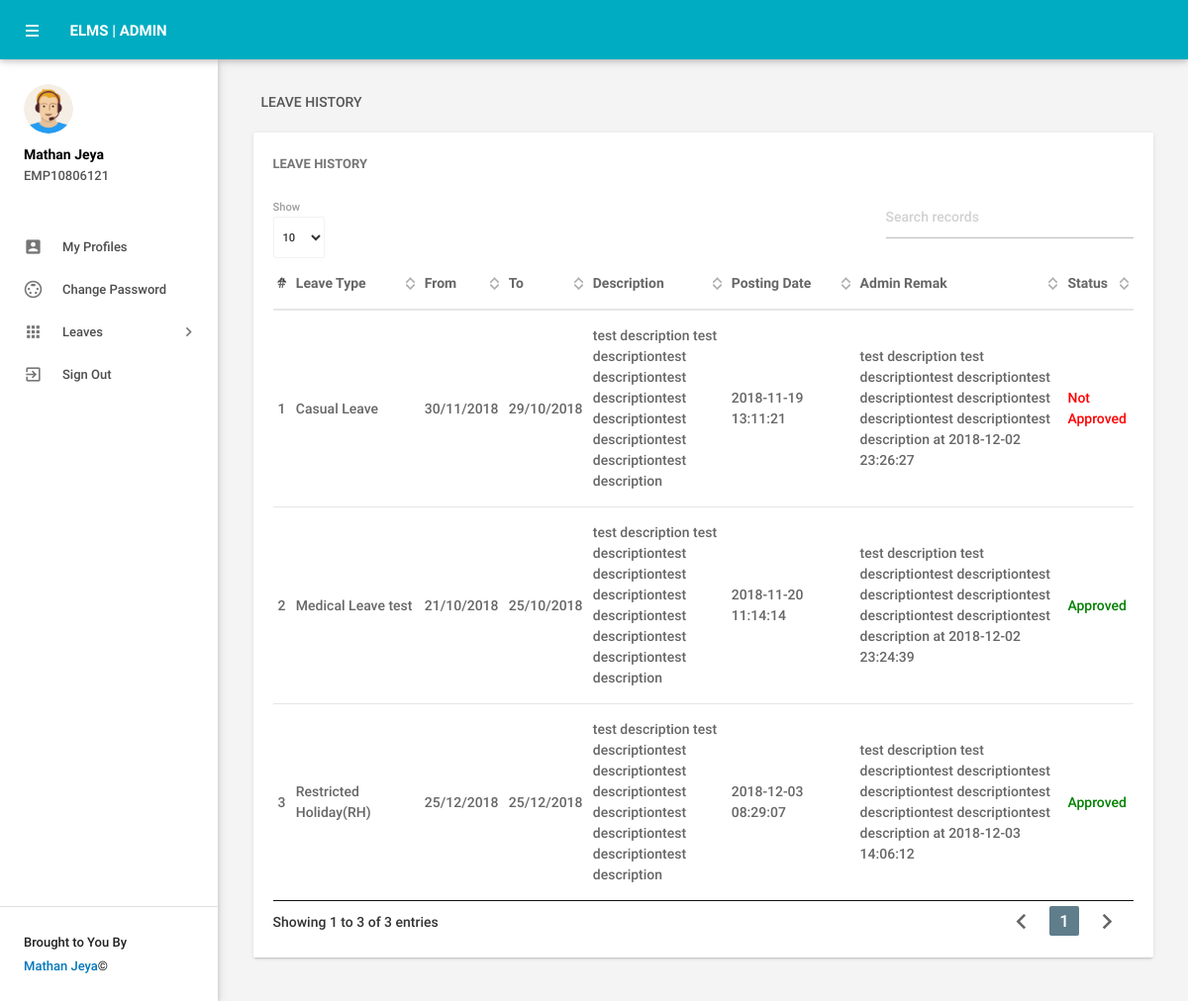
/leavehistory.php (signed in), run on the app's committed database.
### tables this page shows
CREATE TABLE `tblemployees` (
  `id` int(11) NOT NULL,
  `EmpId` varchar(100) NOT NULL,
  `FirstName` varchar(150) NOT NULL,
  `LastName` varchar(150) NOT NULL,
  `EmailId` varchar(200) NOT NULL,
  `Password` varchar(180) NOT NULL,
  `Gender` varchar(100) NOT NULL,
  `Dob` varchar(100) NOT NULL,
  `Department` varchar(255) NOT NULL,
  `Address` varchar(255) NOT NULL,
  `City` varchar(200) NOT NULL,
  `Country` varchar(150) NOT NULL,
  `Phonenumber` char(11) NOT NULL,
  `Status` int(1) NOT NULL,
  `RegDate` timestamp NOT NULL DEFAULT CURRENT_TIMESTAMP
);

CREATE TABLE `tblleaves` (
  `id` int(11) NOT NULL,
  `LeaveType` varchar(110) NOT NULL,
  `ToDate` varchar(120) NOT NULL,
  `FromDate` varchar(120) NOT NULL,
  `Description` mediumtext NOT NULL,
  `PostingDate` timestamp NOT NULL DEFAULT CURRENT_TIMESTAMP,
  `AdminRemark` mediumtext,
  `AdminRemarkDate` varchar(120) DEFAULT NULL,
  `Status` int(1) NOT NULL,
  `IsRead` int(1) NOT NULL,
  `empid` int(11) DEFAULT NULL
);

### leavehistory.php (the view, shortened to what this page needs)
<?php
include('includes/config.php');
if(strlen($_SESSION['emplogin'])==0)
    {
header('location:index.php');
}
else{
 ?>
<!DOCTYPE html>
<html lang="en">
    <head>
        <link type="text/css" rel="stylesheet" href="assets/plugins/materialize/css/materialize.min.css"/>
        <link href="assets/plugins/material-preloader/css/materialPreloader.min.css" rel="stylesheet">
        <link href="assets/plugins/datatables/css/jquery.dataTables.min.css" rel="stylesheet">
        <link href="assets/css/alpha.min.css" rel="stylesheet" type="text/css"/>
        <link href="assets/css/custom.css" rel="stylesheet" type="text/css"/>
    </head>
    <body>
       <?php include('includes/header.php');?>
       <?php include('includes/sidebar.php');?>
            <main class="mn-inner">
                <div class="row">
                    <div class="col s12">
                        <div class="page-title">Leave History</div>
                    </div>
                    <div class="col s12 m12 l12">
                        <div class="card">
                            <div class="card-content">
                                <span class="card-title">Leave History</span>
                                <table id="example" class="display responsive-table ">
                                    <thead>
                                        <tr>
                                            <th>#</th>
                                            <th width="120">Leave Type</th>
                                            <th>From</th>
                                            <th>To</th>
                                             <th>Description</th>
                                             <th width="120">Posting Date</th>
                                            <th width="200">Admin Remak</th>
                                            <th>Status</th>
                                        </tr>
                                    </thead>
                                    <tbody>
<?php
$eid=$_SESSION['eid'];
$sql = "SELECT LeaveType,ToDate,FromDate,Description,PostingDate,AdminRemarkDate,AdminRemark,Status from tblleaves where empid=:eid";
$query = $dbh -> prepare($sql);
$query->bindParam(':eid',$eid,PDO::PARAM_STR);
$query->execute();
$results=$query->fetchAll(PDO::FETCH_OBJ);
$cnt=1;
if($query->rowCount() > 0)
{
foreach($results as $result)
{               ?>
                                        <tr>
                                            <td> <?php echo htmlentities($cnt);?></td>
                                            <td><?php echo htmlentities($result->LeaveType);?></td>
                                            <td><?php echo htmlentities($result->ToDate);?></td>
                                            <td><?php echo htmlentities($result->FromDate);?></td>
                                           <td><?php echo htmlentities($result->Description);?></td>
                                            <td><?php echo htmlentities($result->PostingDate);?></td>
                                            <td><?php if($result->AdminRemark=="")
                                            {
echo htmlentities('waiting for approval');
                                            } else
{
 echo htmlentities(($result->AdminRemark)." "."at"." ".$result->AdminRemarkDate);
}
                                            ?></td>
                                                                                 <td><?php $stats=$result->Status;
if($stats==1){
                                             ?>
                                                 <span style="color: green">Approved</span>
                                                 <?php } if($stats==2)  { ?>
                                                <span style="color: red">Not Approved</span>
                                                 <?php } if($stats==0)  { ?>
 <span style="color: blue">waiting for approval</span>
 <?php } ?>
                                             </td>
                                        </tr>
                                         <?php $cnt++;} }?>
                                    </tbody>
                                </table>
                            </div>
                        </div>
                    </div>
                </div>
            </main>
        </div>
        <div class="left-sidebar-hover"></div>
    </body>
</html>
<?php } ?>

### includes/header.php (shortened to what this page needs)
<div class="mn-content fixed-sidebar">
    <header class="mn-header navbar-fixed">
        <nav class="cyan darken-1">
            <div class="nav-wrapper row">
                <section class="material-design-hamburger navigation-toggle">
                    <a href="#" data-activates="slide-out" class="button-collapse show-on-large material-design-hamburger__icon">
                        <span class="material-design-hamburger__layer"></span>
                    </a>
                </section>
                <div class="header-title col s3">
                    <span class="chapter-title">ELMS | Admin</span>
                </div>
            </div>
        </nav>
    </header>

### includes/sidebar.php (shortened to what this page needs)
     <aside id="slide-out" class="side-nav white fixed">
                <div class="side-nav-wrapper">
                    <div class="sidebar-profile">
                        <div class="sidebar-profile-image">
                            <img src="assets/images/profile-image.png" class="circle" alt="">
                        </div>
                        <div class="sidebar-profile-info">
                    <?php
$eid=$_SESSION['eid'];
$sql = "SELECT FirstName,LastName,EmpId from  tblemployees where id=:eid";
$query = $dbh -> prepare($sql);
$query->bindParam(':eid',$eid,PDO::PARAM_STR);
$query->execute();
$results=$query->fetchAll(PDO::FETCH_OBJ);
if($query->rowCount() > 0)
{
foreach($results as $result)
{               ?>
                                <p><?php echo htmlentities($result->FirstName." ".$result->LastName);?></p>
                                <span><?php echo htmlentities($result->EmpId)?></span>
                         <?php }} ?>
                        </div>
                    </div>
                <ul class="sidebar-menu collapsible collapsible-accordion" data-collapsible="accordion">
  <li class="no-padding"><a class="waves-effect waves-grey" href="myprofile.php"><i class="material-icons">account_box</i>My Profiles</a></li>
  <li class="no-padding"><a class="waves-effect waves-grey" href="emp-changepassword.php"><i class="material-icons">settings_input_svideo</i>Change Password</a></li>
                    <li class="no-padding">
                        <a class="collapsible-header waves-effect waves-grey"><i class="material-icons">apps</i>Leaves<i class="nav-drop-icon material-icons">keyboard_arrow_right</i></a>
                    </li>
                  <li class="no-padding">
                                <a class="waves-effect waves-grey" href="logout.php"><i class="material-icons">exit_to_app</i>Sign Out</a>
                            </li>
                </ul>
                <div class="footer">
                    <p class="copyright">Brought to You By<a href="https://github.com/mathan1995">Mathan Jeya </a>©</p>
                </div>
                </div>
            </aside>

### data on the page
tblemployees: FirstName+LastName "Mathan Jeya", EmpId "EMP10806121"
tblleaves: LeaveType "Casual Leave", ToDate "30/11/2018", FromDate "29/10/2018", Description "test description test descriptiontest descriptiontest descriptiontest descriptiontest descriptiontest descriptiontest description", PostingDate "2018-11-19 13:11:21", AdminRemark+AdminRemarkDate "test description test descriptiontest descriptiontest descriptiontest descriptiontest descriptiontest descriptiontest description at 2018-12-02 23:26:27", Status "Not Approved"
tblleaves: LeaveType "Medical Leave test", ToDate "21/10/2018", FromDate "25/10/2018", Description "test description test descriptiontest descriptiontest descriptiontest descriptiontest descriptiontest descriptiontest description", PostingDate "2018-11-20 11:14:14", AdminRemark+AdminRemarkDate "test description test descriptiontest descriptiontest descriptiontest descriptiontest descriptiontest descriptiontest description at 2018-12-02 23:24:39", Status "Approved"
tblleaves: LeaveType "Restricted Holiday(RH)", ToDate "25/12/2018", FromDate "25/12/2018", Description "test description test descriptiontest descriptiontest descriptiontest descriptiontest descriptiontest descriptiontest description", PostingDate "2018-12-03 08:29:07", AdminRemark+AdminRemarkDate "test description test descriptiontest descriptiontest descriptiontest descriptiontest descriptiontest descriptiontest description at 2018-12-03 14:06:12", Status "Approved"
